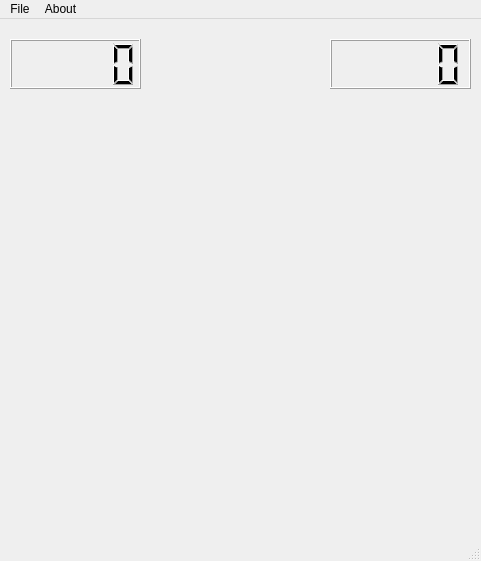
<?xml version="1.0" encoding="UTF-8"?>
<ui version="4.0">
 <class>MainWindow</class>
 <widget class="QMainWindow" name="MainWindow">
  <property name="geometry">
   <rect>
    <x>0</x>
    <y>0</y>
    <width>481</width>
    <height>561</height>
   </rect>
  </property>
  <property name="windowTitle">
   <string>MainWindow</string>
  </property>
  <widget class="QWidget" name="centralwidget">
   <property name="sizePolicy">
    <sizepolicy hsizetype="Expanding" vsizetype="Expanding">
     <horstretch>0</horstretch>
     <verstretch>0</verstretch>
    </sizepolicy>
   </property>
   <widget class="QLCDNumber" name="lcdPlayer1">
    <property name="geometry">
     <rect>
      <x>10</x>
      <y>20</y>
      <width>131</width>
      <height>50</height>
     </rect>
    </property>
   </widget>
   <widget class="QLCDNumber" name="lcdPlayer2">
    <property name="geometry">
     <rect>
      <x>330</x>
      <y>20</y>
      <width>141</width>
      <height>50</height>
     </rect>
    </property>
   </widget>
   <widget class="QSplitter" name="splitter">
    <property name="geometry">
     <rect>
      <x>10</x>
      <y>70</y>
      <width>461</width>
      <height>441</height>
     </rect>
    </property>
    <property name="orientation">
     <enum>Qt::Vertical</enum>
    </property>
    <widget class="QWidget" name="gridLayoutWidget">
     <layout class="QGridLayout" name="gameGrid" rowminimumheight="0">
      <property name="sizeConstraint">
       <enum>QLayout::SetDefaultConstraint</enum>
      </property>
      <property name="leftMargin">
       <number>5</number>
      </property>
      <property name="topMargin">
       <number>5</number>
      </property>
      <property name="rightMargin">
       <number>5</number>
      </property>
      <property name="bottomMargin">
       <number>5</number>
      </property>
      <property name="verticalSpacing">
       <number>6</number>
      </property>
     </layout>
    </widget>
   </widget>
  </widget>
  <widget class="QMenuBar" name="menubar">
   <property name="geometry">
    <rect>
     <x>0</x>
     <y>0</y>
     <width>481</width>
     <height>21</height>
    </rect>
   </property>
   <widget class="QMenu" name="menuArquivo">
    <property name="title">
     <string>File</string>
    </property>
    <addaction name="acNewGame"/>
    <addaction name="acQuit"/>
   </widget>
   <widget class="QMenu" name="menuAbout">
    <property name="title">
     <string>About</string>
    </property>
    <addaction name="acAboutQT"/>
   </widget>
   <addaction name="menuArquivo"/>
   <addaction name="menuAbout"/>
  </widget>
  <widget class="QStatusBar" name="statusbar"/>
  <action name="acQuit">
   <property name="text">
    <string>&amp;Quit</string>
   </property>
  </action>
  <action name="acAboutQT">
   <property name="text">
    <string>About QT</string>
   </property>
  </action>
  <action name="acNewGame">
   <property name="text">
    <string>New Game</string>
   </property>
  </action>
 </widget>
 <resources/>
 <connections/>
</ui>
